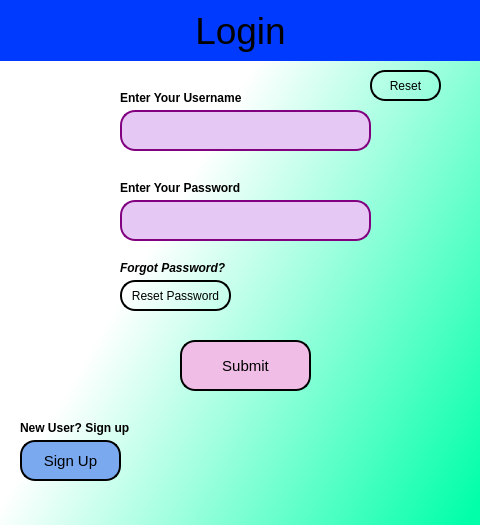
<?xml version="1.0" encoding="UTF-8"?>
<ui version="4.0">
 <class>MainWindow</class>
 <widget class="QMainWindow" name="MainWindow">
  <property name="geometry">
   <rect>
    <x>0</x>
    <y>0</y>
    <width>480</width>
    <height>525</height>
   </rect>
  </property>
  <property name="windowTitle">
   <string>MainWindow</string>
  </property>
  <property name="styleSheet">
   <string notr="true">background:qlineargradient(spread:pad, x1:1, y1:0.960227, x2:0.284091, y2:0.511, stop:0 rgba(0, 255, 168, 255), stop:1 rgba(255, 255, 255, 255))</string>
  </property>
  <widget class="QWidget" name="centralwidget">
   <widget class="QLabel" name="label">
    <property name="geometry">
     <rect>
      <x>120</x>
      <y>90</y>
      <width>141</width>
      <height>16</height>
     </rect>
    </property>
    <property name="font">
     <font>
      <bold>true</bold>
     </font>
    </property>
    <property name="styleSheet">
     <string notr="true">background-color:none;</string>
    </property>
    <property name="text">
     <string>Enter Your Username</string>
    </property>
   </widget>
   <widget class="QLineEdit" name="lineEdit">
    <property name="geometry">
     <rect>
      <x>120</x>
      <y>110</y>
      <width>251</width>
      <height>41</height>
     </rect>
    </property>
    <property name="font">
     <font>
      <pointsize>12</pointsize>
     </font>
    </property>
    <property name="styleSheet">
     <string notr="true">QLineEdit{
	background: #E5C8F3;
	border:2px solid purple;
	border-radius:15px;
}

QLineEdit:focus{
	border:2px solid #F49D2E;
    background: #F3D7B4;
	border-radius:15px;
}


</string>
    </property>
   </widget>
   <widget class="QLineEdit" name="lineEdit_2">
    <property name="geometry">
     <rect>
      <x>120</x>
      <y>200</y>
      <width>251</width>
      <height>41</height>
     </rect>
    </property>
    <property name="font">
     <font>
      <pointsize>12</pointsize>
     </font>
    </property>
    <property name="styleSheet">
     <string notr="true">QLineEdit{
	background: #E5C8F3;
	border:2px solid purple;
	border-radius:15px;
}

QLineEdit:focus{
	border:2px solid #F49D2E;
    background: #F3D7B4;
	border-radius:15px;
}</string>
    </property>
    <property name="text">
     <string/>
    </property>
   </widget>
   <widget class="QLabel" name="label_2">
    <property name="geometry">
     <rect>
      <x>120</x>
      <y>180</y>
      <width>141</width>
      <height>16</height>
     </rect>
    </property>
    <property name="font">
     <font>
      <bold>true</bold>
     </font>
    </property>
    <property name="styleSheet">
     <string notr="true">background-color:none;</string>
    </property>
    <property name="text">
     <string>Enter Your Password</string>
    </property>
   </widget>
   <widget class="QPushButton" name="pushButton">
    <property name="geometry">
     <rect>
      <x>180</x>
      <y>340</y>
      <width>131</width>
      <height>51</height>
     </rect>
    </property>
    <property name="font">
     <font>
      <pointsize>11</pointsize>
     </font>
    </property>
    <property name="styleSheet">
     <string notr="true">QPushButton{
	background-color:#F0BDE6;
	border: 2px solid black;
	border-radius:15px;
	transition:0.2s;

}
QPushButton:hover{
	background-color:#F1D5EB;
	border: 2px solid black;
	border-radius:15px;
	transition:0.2s;
	cursor:pointer;
}

</string>
    </property>
    <property name="text">
     <string>Submit</string>
    </property>
   </widget>
   <widget class="QPushButton" name="pushButton_2">
    <property name="geometry">
     <rect>
      <x>120</x>
      <y>280</y>
      <width>111</width>
      <height>31</height>
     </rect>
    </property>
    <property name="styleSheet">
     <string notr="true">QPushButton{
	background-color:none;
	border:2px solid black;
	border-radius:15px;
}
QPushButton:hover{
	background-color:#E1E7F0;
	border: 2px solid black;
	border-radius:15px;
}
</string>
    </property>
    <property name="text">
     <string>Reset Password</string>
    </property>
   </widget>
   <widget class="QLabel" name="label_3">
    <property name="geometry">
     <rect>
      <x>120</x>
      <y>260</y>
      <width>151</width>
      <height>16</height>
     </rect>
    </property>
    <property name="font">
     <font>
      <italic>true</italic>
      <bold>true</bold>
     </font>
    </property>
    <property name="styleSheet">
     <string notr="true">background-color:none;</string>
    </property>
    <property name="text">
     <string>Forgot Password?</string>
    </property>
   </widget>
   <widget class="QLabel" name="label_4">
    <property name="geometry">
     <rect>
      <x>20</x>
      <y>420</y>
      <width>111</width>
      <height>16</height>
     </rect>
    </property>
    <property name="font">
     <font>
      <bold>true</bold>
     </font>
    </property>
    <property name="styleSheet">
     <string notr="true">background-color: none;</string>
    </property>
    <property name="text">
     <string>New User? Sign up</string>
    </property>
   </widget>
   <widget class="QPushButton" name="pushButton_3">
    <property name="geometry">
     <rect>
      <x>20</x>
      <y>440</y>
      <width>101</width>
      <height>41</height>
     </rect>
    </property>
    <property name="font">
     <font>
      <pointsize>11</pointsize>
     </font>
    </property>
    <property name="styleSheet">
     <string notr="true">QPushButton{
	background-color:#7AA9F0;
	border: 2px solid black;
	border-radius:15px;
	transition:0.2s;

}
QPushButton:hover{
	background-color:#A8C7F5;
	border: 2px solid black;
	border-radius:15px;
	transition:0.2s;
	cursor:pointer;
}
</string>
    </property>
    <property name="text">
     <string>Sign Up</string>
    </property>
   </widget>
   <widget class="QPushButton" name="pushButton_4">
    <property name="geometry">
     <rect>
      <x>370</x>
      <y>70</y>
      <width>71</width>
      <height>31</height>
     </rect>
    </property>
    <property name="styleSheet">
     <string notr="true">QPushButton{
	background-color:none;
	border:2px solid black;
	border-radius:15px;
}
QPushButton:hover{
	background-color:#E1E7F0;
	border: 2px solid black;
	border-radius:15px;
}</string>
    </property>
    <property name="text">
     <string>Reset</string>
    </property>
   </widget>
   <widget class="QLabel" name="label_5">
    <property name="geometry">
     <rect>
      <x>0</x>
      <y>0</y>
      <width>481</width>
      <height>61</height>
     </rect>
    </property>
    <property name="font">
     <font>
      <pointsize>28</pointsize>
     </font>
    </property>
    <property name="styleSheet">
     <string notr="true">background-color:qlineargradient(spread:pad, x1:0, y1:0, x2:0, y2:0, stop:0 rgba(0, 58, 255, 255), stop:1 rgba(255, 255, 255, 255))</string>
    </property>
    <property name="text">
     <string>Login</string>
    </property>
    <property name="alignment">
     <set>Qt::AlignCenter</set>
    </property>
   </widget>
  </widget>
  <widget class="QMenuBar" name="menubar">
   <property name="geometry">
    <rect>
     <x>0</x>
     <y>0</y>
     <width>480</width>
     <height>22</height>
    </rect>
   </property>
  </widget>
 </widget>
 <resources/>
 <connections/>
</ui>
